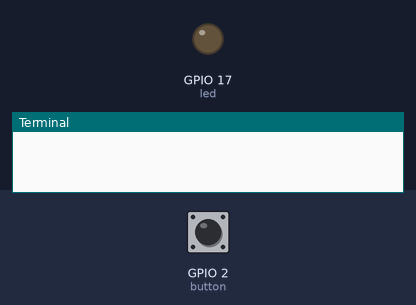
This program was run on a simulated Raspberry Pi (BCM pin numbers). On the bench: output pins drawn as LEDs (lit = HIGH), the last lines printed to the terminal. Inputs (shaded band) come from the test bench; at power-on: GPIO 2 (button) HIGH.

Above: at 1.2 s.
1.3 s: GPIO 2 (button) pulled LOW for 0.15 s
At 1.37 s:
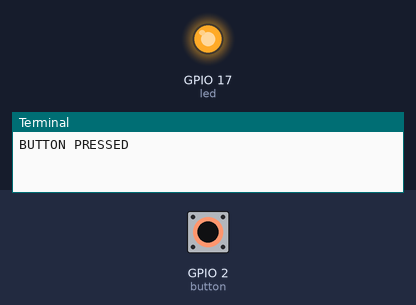
2.9 s: GPIO 2 (button) pulled LOW for 3.2 s
At 6.9 s:
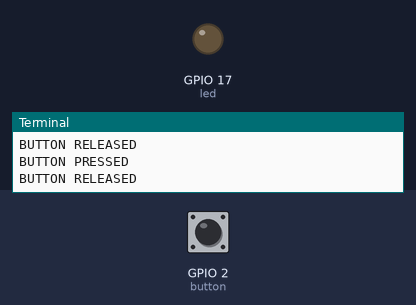
Timing chart, 0 to 8.4 s (numbered marks = the images above; inputs shaded):
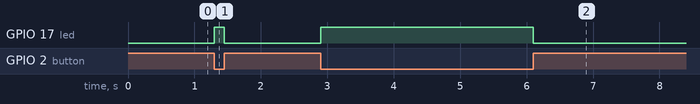

Measured:
- after the input at 1.3 s, GPIO 17 (led): LOW → HIGH at once, → LOW 0.15 s later
- after the input at 2.9 s, GPIO 17 (led): LOW → HIGH at once, → LOW 3.2 s later

The program:

interrupt.py
```python
# 이벤트 기반 #
from gpiozero import LED, Button
from signal import pause

led = LED(17)
button = Button(2)

def button_pressed():
	led.on()
	print("BUTTON PRESSED")

def button_released():
	led.off()
	print("BUTTON RELEASED")

button.when_pressed = button_pressed
button.when_released = button_released

try:
	pause()

finally:
	led.off()
	led.close()
	print("\n exit")
```
